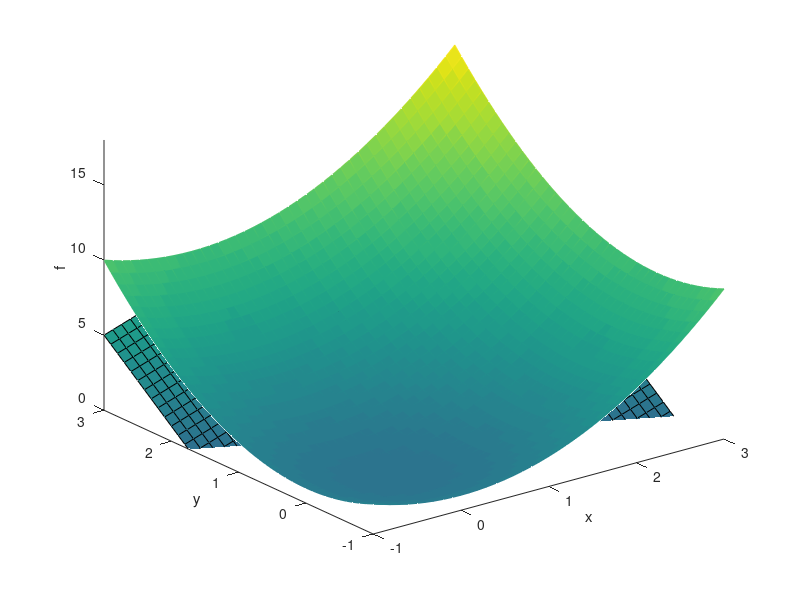

This chart was generated by the following MATLAB code:
clc
clear all

% function and its gradient
f = @(x,y)(x.^2 +y.^2);
fx = @(x,y)(2*x);
fy = @(x,y)(2*y);

% point of evaluation of gradient (a,b)
a = 1; b = 2;

% plot surface
h = 2;
[x,y] = meshgrid(a-h:0.1:a+h,a-h:0.1:a+h);
z= f(x,y);
%surf(x,y,z, 'facealpha',0.5, 'edgealpha',0 )
surf(x,y,z,'edgecolor','interp' )
grid off
axis([a-h a+h a-h a+h min(min(z)) max(max(z)) ])
xlabel('x'); ylabel('y'); zlabel('f');
hold on

% plot tangent plane
L = @(x,y)(f(a,b) + fx(a,b)*(x-a) + fy(a,b)*(y-b));
surf(x,y,L(x,y));

